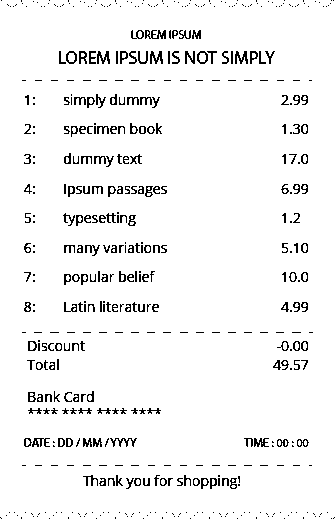
#> input picture Testing/sample.png, 335 x 519 px
$ python test2.py
#> lines starting #> are read from the running program, lines starting #| are printed output that depends on the picture; after the words box and inside, x2 and y2 are one past the last pixel; in counts of white or black regions, pixels touching at a corner belong together
#Importing libraries
import cv2
import pytesseract
import numpy as np

#Loading image using OpenCV
img = cv2.imread('sample.png')
#> img is the input picture: shape (519, 335, 3); 95.1% white; black in thin lines or dots

#Preprocessing image
#Converting to grayscale
gray_image = cv2.cvtColor(img, cv2.COLOR_BGR2GRAY)
#> gray_image: shape (519, 335); 95.1% white; black in thin lines or dots

#creating Binary image by selecting proper threshold
binary_image = cv2.threshold(gray_image ,130,255,cv2.THRESH_BINARY + cv2.THRESH_OTSU)[1]

#Inverting the image
inverted_bin = cv2.bitwise_not(binary_image)
#> inverted_bin: shape (519, 335); 4.9% white in thin lines or dots

#Some noise reduction
kernel = np.ones((2,2),np.uint8)
processed_img = cv2.erode(inverted_bin, kernel, iterations = 1)
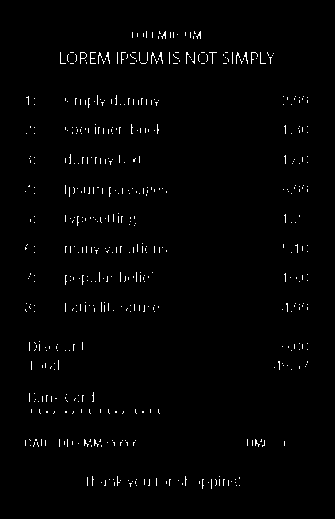
#> processed_img: shape (519, 335); 1.3% white in thin lines or dots, all inside (x1, y1, x2, y2) = (25, 31, 308, 489)
processed_img = cv2.dilate(processed_img, kernel, iterations = 1)
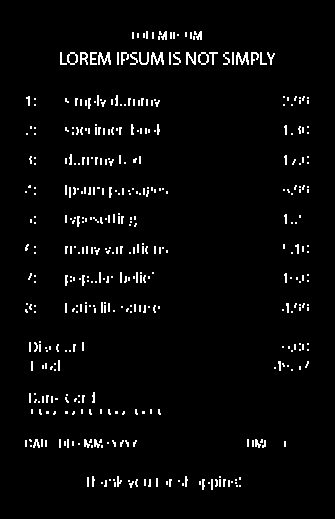
#> processed_img: shape (519, 335); 3.2% white in thin lines or dots, all inside (x1, y1, x2, y2) = (25, 31, 309, 490)

#Applying image_to_string method
#> (the run stopped early here; a loop or call above may not have finished)
